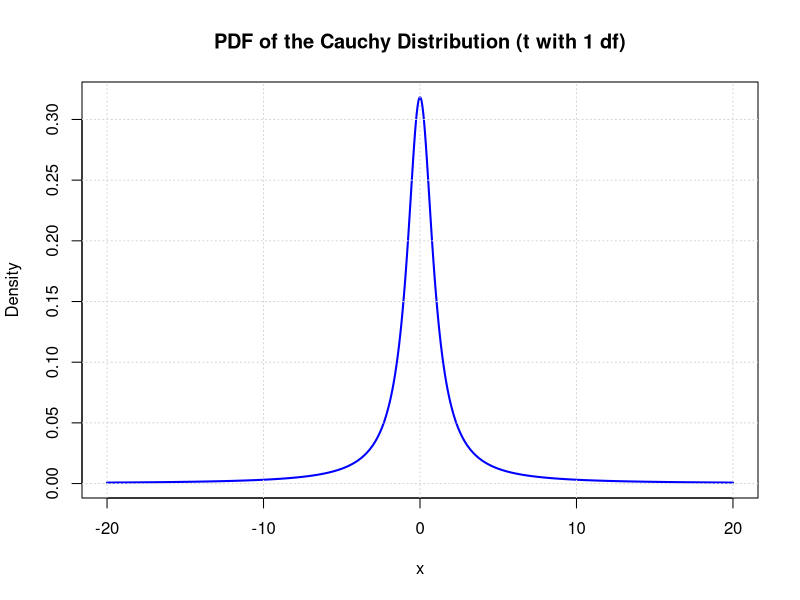
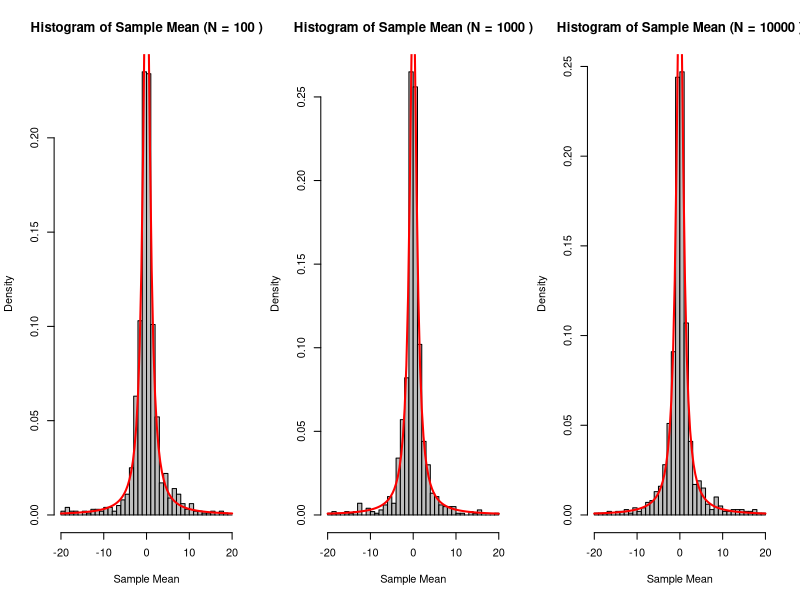

These figures' R source, in order:
# Step 1: Plot the PDF of a Cauchy distribution
x <- seq(-20, 20, length.out = 1000)
pdf <- dt(x, df = 1) # Cauchy distribution (t-distribution with df = 1)

plot(x, pdf, type = "l", col = "blue", lwd = 2,
     main = "PDF of the Cauchy Distribution (t with 1 df)",
     xlab = "x", ylab = "Density")
grid()

# Step 2: Simulate sample means for different sample sizes
set.seed(123) # For reproducibility
N_values <- c(100, 1000, 10000)

# Calculate sample means for each N
sample_means <- sapply(N_values, function(N) mean(rt(N, df = 1)))
print(sample_means)

# Step 3: Estimate the PDF of the sample mean (X-bar) using histograms
par(mfrow = c(1, 3)) # Set up a 3-panel layout
for (N in N_values) {
  X_bar <- replicate(1000, mean(rt(N, df = 1))) # Simulate sample means
  hist(X_bar, breaks = c(-Inf, -20:20, Inf), freq = FALSE,
       xlim = c(-20, 20), col = "gray",
       main = paste("Histogram of Sample Mean (N =", N, ")"),
       xlab = "Sample Mean")
  
  # Add the theoretical Cauchy curve
  curve(dt(x, df = 1), col = "red", lwd = 2, add = TRUE)
}
par(mfrow = c(1, 1)) # Reset layout

# Step 4: Does the CLT hold?
cat("Does the CLT hold for this distribution? NO.\n")
cat("The sample mean does not converge because the Cauchy distribution\n")
cat("has no finite mean or variance.\n")
